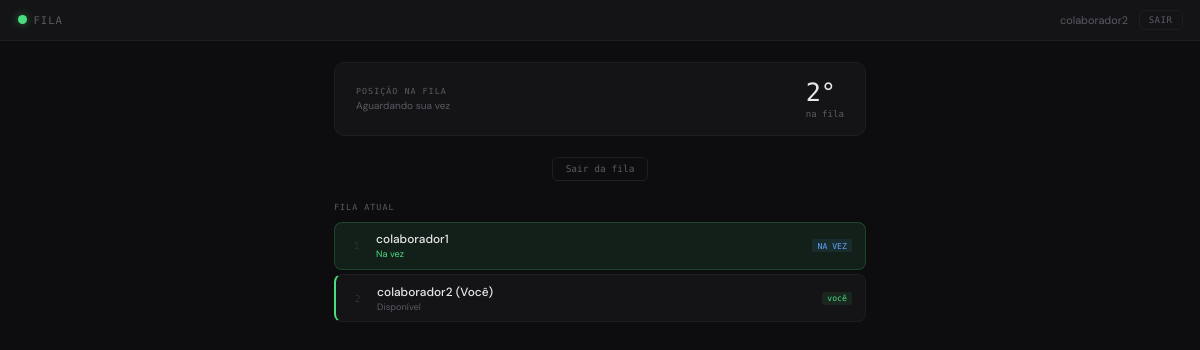
/ (signed in), run on an earlier commit of the app's database.
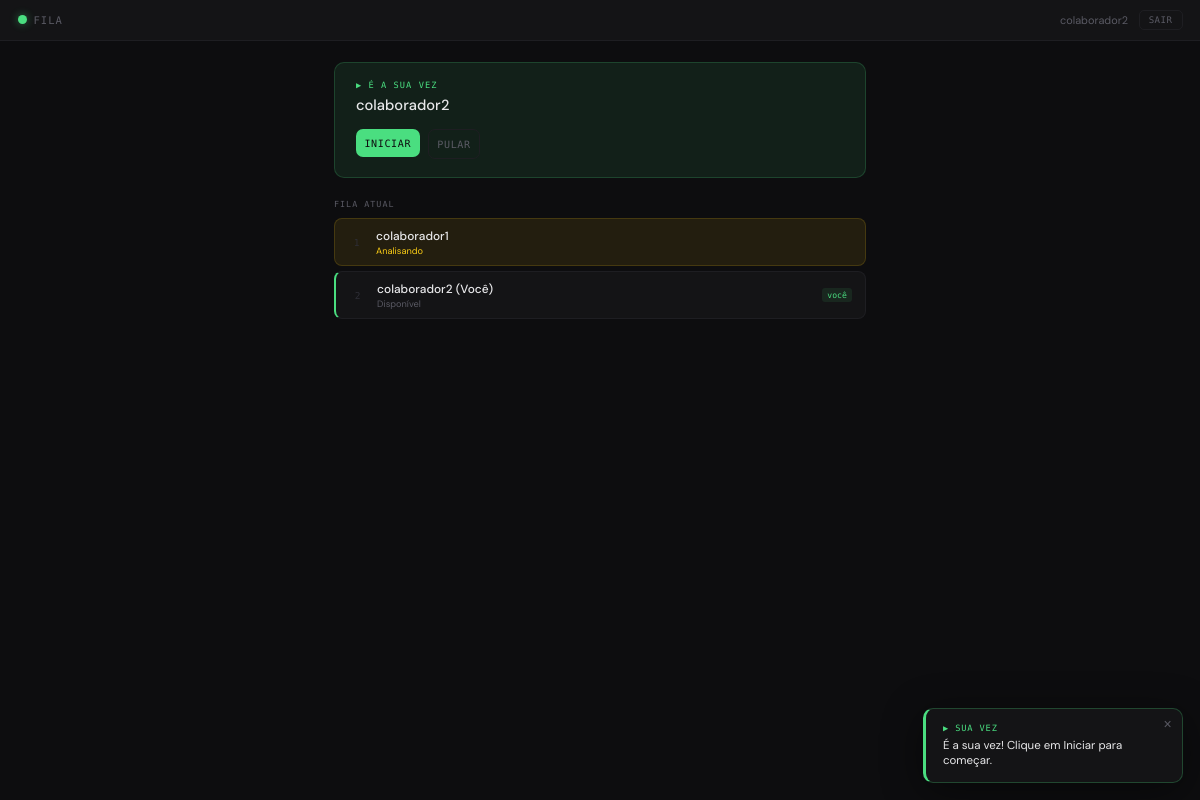
And on a later commit of the database.
### models.py (models this page shows)
class User(UserMixin, db.Model):
    id = db.Column(db.Integer, primary_key=True)
    username = db.Column(db.String(50), unique=True, nullable=False)
    email = db.Column(db.String(100), unique=True, nullable=True)
    password = db.Column(db.String(100), nullable=False)
    is_admin = db.Column(db.Boolean, default=False)
    attendances = db.relationship('Attendance', backref='colaborador', lazy=True)

class Queue(db.Model):
    id = db.Column(db.Integer, primary_key=True)
    user_id = db.Column(db.Integer, db.ForeignKey('user.id'), unique=True, nullable=False)
    status = db.Column(db.String(20), default='Disponível') # Disponível, Analisando
    entered_at = db.Column(db.DateTime, default=datetime.utcnow)
    user = db.relationship('User', backref=db.backref('queue_entry', uselist=False))

### app.py (the view)
@app.route('/')
@login_required
def index():
    if current_user.is_admin:
        return redirect(url_for('admin'))
    queue_list = Queue.query.order_by(Queue.entered_at.asc()).all()
    user_entry = Queue.query.filter_by(user_id=current_user.id).first()
    current_turn_entry = Queue.query.filter_by(status='Disponível').order_by(Queue.entered_at.asc()).first()
    return render_template('index.html', queue=queue_list, user_entry=user_entry, turn_user=current_turn_entry)

### app.py (called while the page is built)
@login_manager.user_loader
def load_user(user_id):
    return User.query.get(int(user_id))

### templates/index.html (shortened to what this page needs)
{% extends "base.html" %}
{% block content %}
<div class="app-main">
  {% if user_entry and user_entry.status == 'Disponível' %}
    {% if turn_user and turn_user.user_id == current_user.id %}
    <div class="vez-card">
      <div class="card-chip chip-green">▶ É A SUA VEZ</div>
      <div class="card-name">{{ current_user.username }}</div>
      <div class="btn-row">
        <form action="{{ url_for('start_task') }}" method="POST">
          <button type="submit" class="btn-green">INICIAR</button>
        </form>
        <form action="{{ url_for('skip_task') }}" method="POST">
          <button type="submit" class="btn-skip">PULAR</button>
        </form>
      </div>
    </div>
    <div class="popup show" id="popup-turn">
      <button class="popup-close" onclick="this.parentElement.classList.remove('show')">×</button>
      <div class="popup-title">▶ SUA VEZ</div>
      <div class="popup-msg">É a sua vez! Clique em Iniciar para começar.</div>
    </div>
    {% else %}
    {% set posicao = namespace(value=0) %}
    {% for entry in queue %}
      {% if entry.user_id == current_user.id %}
        {% set posicao.value = loop.index %}
      {% endif %}
    {% endfor %}
    <div class="aguard-card">
      <div>
        <div class="sec-title" style="margin-bottom:0.2rem">Posição na fila</div>
        <div style="font-size:0.72rem; color:var(--muted)">Aguardando sua vez</div>
      </div>
      <div>
        <div class="pos-num">{{ posicao.value }}°<small>na fila</small></div>
      </div>
    </div>
    <div style="text-align:center">
      <form action="{{ url_for('leave_queue') }}" method="POST">
        <button type="submit" class="btn-sair-fila">Sair da fila</button>
      </form>
    </div>
    {% endif %}
  {% endif %}
  <div class="sec-title">Fila atual</div>
  <div class="fila-list">
    {% if not queue %}
      <div class="fora-card" style="padding: 1.5rem;">
        <p style="margin-bottom: 0;">Ninguém na fila no momento.</p>
      </div>
    {% else %}
      {% for entry in queue %}
      <div class="fila-item
        {% if loop.first and entry.status == 'Disponível' %}vez{% endif %}
        {% if entry.status == 'Analisando' %}analisando{% endif %}
        {% if entry.user_id == current_user.id %}eu{% endif %}">
        <div class="fila-pos">{{ loop.index }}</div>
        <div class="fila-info">
          <div class="fila-nome">
            {{ entry.user.username }}
            {% if entry.user_id == current_user.id %}(Você){% endif %}
          </div>
          <div class="fila-status
            {% if entry.status == 'Disponível' and loop.first %}green{% endif %}
            {% if entry.status == 'Analisando' %}yellow{% endif %}">
            {% if loop.first and entry.status == 'Disponível' %}Na vez{% else %}{{ entry.status }}{% endif %}
          </div>
        </div>
        {% if entry.user_id == current_user.id %}
        <span class="badge-eu">você</span>
        {% endif %}
        {% if loop.first and entry.status == 'Disponível' %}
        <span class="badge-eu" style="background:var(--info-dim); color:var(--info)">NA VEZ</span>
        {% endif %}
      </div>
      {% endfor %}
    {% endif %}
  </div>
</div>
{% endblock %}

### templates/base.html (shortened to what this page needs)
<!DOCTYPE html>
<html lang="pt-BR">
<head>
</head>
<body>
{% if current_user.is_authenticated %}
<div class="app-header">
  <div class="hdr-logo">
    <div class="hdr-dot"></div>
    <span class="hdr-title">FILA</span>
  </div>
  <div class="hdr-right">
    <span class="hdr-user">{{ current_user.username }}</span>
    <a href="{{ url_for('logout') }}" class="btn-ghost">SAIR</a>
  </div>
</div>
{% endif %}
{% block content %}{% endblock %}
</body>
</html>

What changed in the data, as far as the page shows it:
shown differently, row unchanged: User "colaborador2": username (not shown) → "colaborador2"
changed Queue "colaborador1": status (not shown) → "Analisando"; no longer shows "Na vez NA VEZ"
Also different on the page:
{{ posicao.value }}: "2" → (not shown)
text no longer shown: "POSIÇÃO NA FILA Aguardando sua vez ° na fila Sair da fila"
text now shown: "▶ É A SUA VEZ INICIAR PULAR × ▶ SUA VEZ É a sua vez! Clique em Iniciar para começar."
